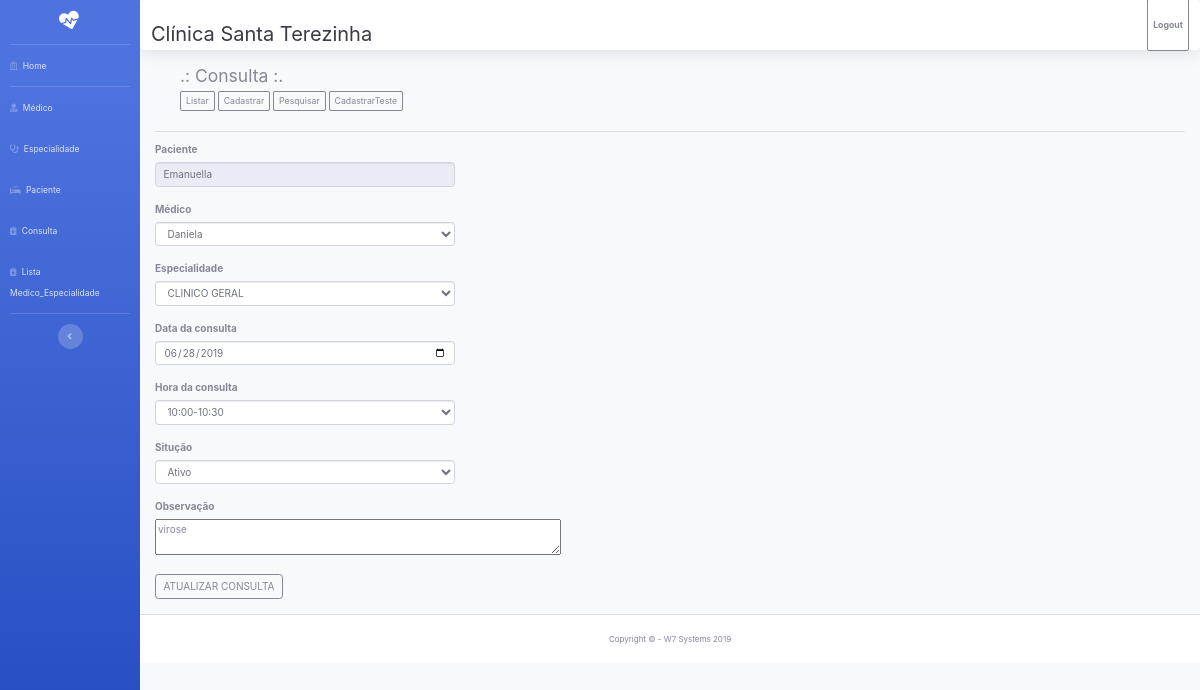
Screenshot of /view/ConsultaEditar.php?id_consultas=1 with the database file from the repository.
### tables this page shows
CREATE TABLE IF NOT EXISTS `consultas` (
  `id_consultas` int(11) NOT NULL AUTO_INCREMENT,
  `paciente_consultas` varchar(255) NOT NULL,
  `medico_consultas` varchar(255) NOT NULL,
  `especialidade_consultas` varchar(50) NOT NULL,
  `dataconsulta_consultas` date NOT NULL,
  `horaconsulta_consultas` varchar(50) NOT NULL,
  `situacao_consultas` varchar(15) NOT NULL,
  `observacao_consultas` text NOT NULL,
  PRIMARY KEY (`id_consultas`)
);

### model/Consulta.php (called while the page is built, shortened)
<?php
require_once("Conexao.php");
class Consulta extends Conexao {
  public function selectUnit($id) {
    $sql = "SELECT * FROM consultas WHERE id_consultas = :id";
    $res = Conexao::prepare($sql);
    $res->bindParam(':id', $id, PDO::PARAM_INT);
    $res->execute();
    return $res->fetch();
  }
}
?>

### model/Conexao.php (called while the page is built, shortened)
<?php
class Conexao {
	private static $pdo;
	public static function ConexaoDB() {
		if (!isset(self::$pdo)) {
			try {
				self::$pdo = new PDO("mysql:host=".HOST. ";dbname=".DB , USER, PASS);
				self::$pdo->setAttribute(PDO::ATTR_DEFAULT_FETCH_MODE, PDO::FETCH_OBJ);
				self::$pdo->setAttribute(PDO::ATTR_ERRMODE, PDO::ERRMODE_EXCEPTION);
			} catch (PDOException $e) {
				echo "Erro no DB ".$e->getMessage();
			}
		}
		return self::$pdo;
	}
	public function prepare($sql) {
		return self::ConexaoDB()->prepare($sql);
	}
}
?>

### view/ConsultaEditar.php (the view, shortened to what this page needs)
<?php require_once("layout/head.php"); ?>
<?php require_once("layout/menu.php"); ?>
<?php require_once("layout/nav.php"); ?>
<?php include_once 'layout/ConsultaMenu.php'; ?>
<?php
require_once '../model/Consulta.php';
$consulta = new Consulta();
$id = (int) $_GET['id_consultas'];
$dado = $consulta->selectUnit($id);
?>
<div class="container">
	<hr>
	<form action="" method="POST" style="width:300px;" >
		<label for="">Paciente</label><br>
		<input type="text" name="pacienteconsulta" id="pacienteconsulta" value="<?php echo $dado->paciente_consultas; ?>" class="form-control" readonly>
		<br>
		<label for="">Médico</label><br>
		<select name="medicoconsulta" class="form-control">
			<option><?php echo $dado->medico_consultas; ?></option>
		</select>
		<br>
		<label for="">Especialidade</label><br>
		<select name="especialidadeconsulta" class="form-control">
			<option><?php echo $dado->especialidade_consultas; ?></option>
		</select>
		<br>
		<label for="">Data da consulta</label>
		<div>
			<input type="date" id="dataconsulta_consultas" name="dataconsulta_consultas" value="<?php echo $dado->dataconsulta_consultas; ?>" class="form-control">
		</div>
		<br>
		<label for="">Hora da consulta</label><br>
		<select name="horaconsulta_consultas" class="form-control">
			<option><?php echo $dado->horaconsulta_consultas; ?></option>
		</select>
		<br>
		<label for="">Situção</label>
		<br>
		<?php $st = $dado->situacao_consultas; ?>
		<div>
			<?php if ($st == '1'): ?>
				<select name="situacao_consultas" class="form-control">
				<option value="1">Ativo</option>
			</select>
			<?php
			endif;
			?>
		</div>
		<br>
		<label for="">Observação</label>
		<div>
		<textarea id="observacao_consultas" name="observacao_consultas" value="<?php echo $dado->observacao_consultas; ?>" cols="60"><?php echo $dado->observacao_consultas; ?></textarea>
		</div>
		<br>
		<input type="submit" name="consultaatualizar" value="ATUALIZAR CONSULTA" class="btn btn-outline-secondary">
		<br>
		<br>
	</form>
</div>
<?php require_once("layout/footer.php"); ?>

### rows the page displays
consultas: pacienteconsulta "Emanuella", medicoconsulta "Daniela", especialidadeconsulta "CLINICO GERAL", dataconsulta_consultas "06/28/2019", horaconsulta_consultas "10:00-10:30", observacao_consultas "virose"
